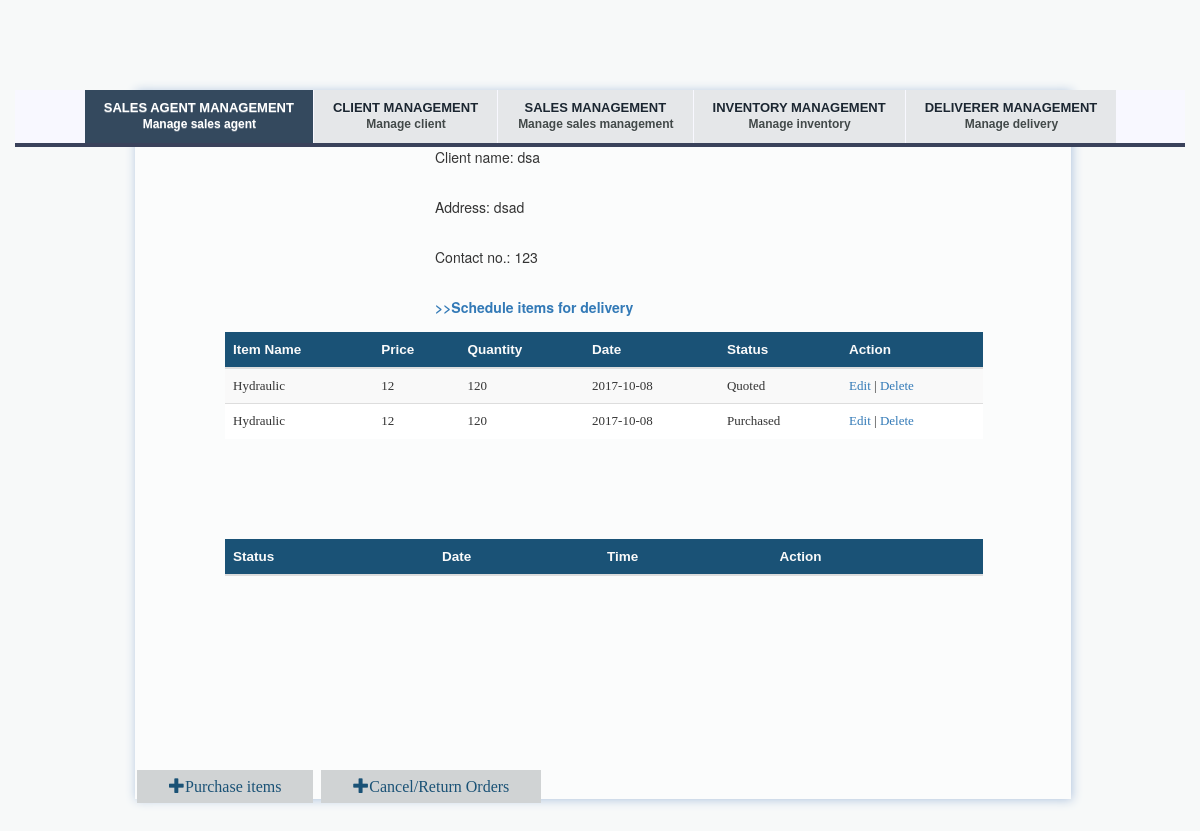
Before: /knoxville/viewTransaction/23 with the older database file.
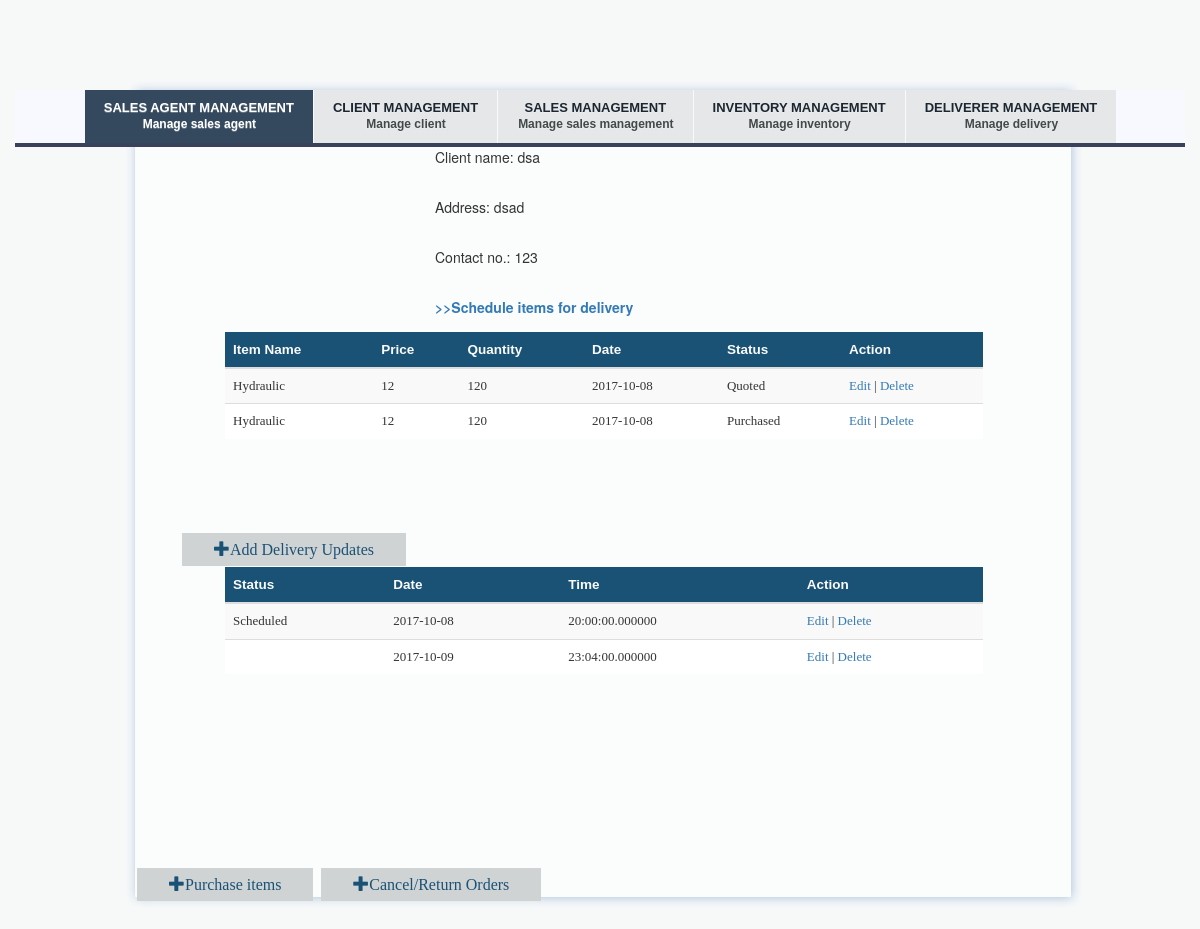
After: the same page with the newer database file.
### tables this page shows
CREATE TABLE `item` (
  `itemID` int(11) NOT NULL,
  `item_desc` varchar(30) NOT NULL,
  `stocks` int(11) NOT NULL DEFAULT '0'
);

CREATE TABLE `transaction` (
  `transID` int(11) NOT NULL,
  `date` date NOT NULL,
  `time` time NOT NULL,
  `status` varchar(10) NOT NULL,
  `unit_price` int(11) NOT NULL,
  `quantity` int(11) NOT NULL DEFAULT '1',
  `itemID` int(11) NOT NULL,
  `orderID` int(11) NOT NULL
);

CREATE TABLE `shipment_status` (
  `shipID` int(11) NOT NULL,
  `status` varchar(11) NOT NULL,
  `date` date NOT NULL,
  `time` time(6) NOT NULL
);

### application/controllers/knoxville.php (called while the page is built, shortened)
<?php
class Knoxville extends CI_Controller {
    public function __construct(){
        $this->load->model('client_model','Client');
        $this->load->model('sales_agent_model','SalesAgent');
		$this->load->model('order_model','Order');
		$this->load->model('item_model','Item');
		$this->load->model('transaction_model','Transaction');
		$this->load->model('deliverer_model','Deliverer');
		$this->load->model('shipment_model','Shipment');
		$this->load->model('shipment_status_model','ShipStatus');
    }
	public function viewTransaction($orderID){
        $condition = array('orderID' => $orderID);
		$orderRec = $this->Order->read($condition);
		$data['orderID'] = $orderID;
		 foreach($orderRec as $o){
            $clientID = $o['clientID'];
        }
		$condition = array('clientID' => $clientID);
        $clientRec = $this->Client->read($condition);
		 foreach($clientRec as $o){
            $data['cname'] = $o['client_name'];
            $data['cadd'] = $o['address'];
			$data['cnum'] = $o['contact_no'];
        }
		$condition = array('orderID' => $orderID);
		$transRec = $this->Transaction->read($condition);
		$data['trans'] = $transRec;
		$result_array = $this->Item->read();
		$data['items'] = $result_array;
		$ShipRec = $this->Shipment->read($condition);
		 foreach($ShipRec as $s){
            $shipID = $s['shipID'];
        }
		$condition = array('shipID' => $shipID);
		$shipRec = $this->ShipStatus->read($condition);
		$data['ship'] = $shipRec;
		$header_data['title'] = "Order#$orderID: Order Details";
		$this->load->view('include/header',$header_data);
        $this->load->view('trans_view',$data);
    }
}

### index.php (called while the page is built, shortened)
<?php
require_once BASEPATH.'core/CodeIgniter.php';

### application/models/client_model.php (called while the page is built, shortened)
<?php
class Client_model extends CI_Model {
    private $table = 'client';
    function read($condition=null){
        $this->db->select('*');
        $this->db->from($this->table);
        if(isset($condition))
            $this->db->where($condition);
        $query = $this->db->get();
        if($query->num_rows()>0)
            return $query->result_array();
        else
            return false;
    }
}
?>

### application/models/transaction_model.php (called while the page is built, shortened)
<?php
class Transaction_model extends CI_Model {
    private $table = 'transaction';
    function read($condition=null){
        $this->db->select('*');
        $this->db->from($this->table);
        $this->db->order_by('date','desc');
        if(isset($condition))
            $this->db->where($condition);
        $query = $this->db->get();
        if($query->num_rows()>0)
            return $query->result_array();
        else
            return false;
    }
}
?>

### application/models/item_model.php (called while the page is built, shortened)
<?php
class Item_model extends CI_Model {
    private $table = 'item';
    function read($condition=null){
        $this->db->select('*');
        $this->db->from($this->table);
        $query = $this->db->get();
        if($query->num_rows()>0)
            return $query->result_array();
        else
            return false;
    }
}
?>

### application/models/shipment_status_model.php (called while the page is built, shortened)
<?php
class Shipment_status_model extends CI_Model {
    private $table = 'shipment_status';
    function read($condition=null){
        $this->db->select('*');
        $this->db->from($this->table);
        if(isset($condition))
            $this->db->where($condition);
        $query = $this->db->get();
        if($query->num_rows()>0)
            return $query->result_array();
        else
            return false;
    }
}
?>

### application/views/trans_view.php (the view, shortened to what the changed rows need)
<!DOCTYPE html>
<div class="tab-content">
	<div class="table-responsive table">
    <table class="table table-striped">
        <thead>
            <tr id="trHead">
                <th>Item Name</th>
				<th>Price</th>
				<th>Quantity</th>
                <th>Date</th>
                <th>Status</th>
                <th>Action</th>
            </tr>
        </thead>
        <tbody>
            <?php
                foreach($trans as $t){
                    echo "<tr><td>";
					foreach($items as $i)
					{
						if ($t['itemID'] == $i['itemID'])
						echo $i['item_desc'];
					}
					echo '</td><td>'.$t['unit_price'].'</td><td>'.$t['quantity'].'</td><td>'.$t['date'].'</td><td>'.$t['status'].'</td><td><a href="'.base_url('knoxville/updateTransaction/'.$t['transID']).'">Edit</a> | <a href="'.base_url('knoxville/delTransaction/'.$t['transID']).'/'.$orderID.'">Delete</a></td></tr>';
					}
            ?>
        </tbody>
    </table>
	   <table class="table table-striped">
        <thead>
            <tr id="trHead">
				<th>Status</th>
				<th>Date</th>
                <th>Time</th>
                <th>Action</th>
            </tr>
        </thead>
        <tbody>
            <?php
				foreach($ship as $s){
				if($s['status']=='Scheduled'){
				echo '<a href="'.base_url('knoxville/addDeliveryStatus/'.$orderID.'/'.$s['shipID'].'').'" class="sub">
				<span class="glyphicon glyphicon-plus"> </span>Add Delivery Updates</a>';}
				}
				 foreach($ship as $s){
                echo '<td>'.$s['status'].'</td><td>'.$s['date'].'</td><td>'.$s['time'].'</td>
				<td><a href="">Edit</a> | <a href="">Delete</a></td></tr>';
				 }
            ?>
        </tbody>
    </table>
	</div>
</div>
</div>
</body>
</html>

Changed rows visible on the page:
added shipment_status: status "Scheduled", date "2017-10-08", time "20:00:00.000000"
added shipment_status: date "2017-10-09", time "23:04:00.000000"
